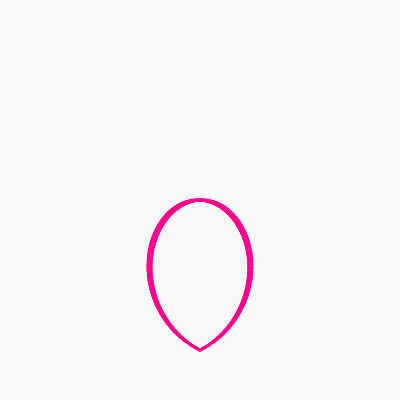
Frame 1 (no input)
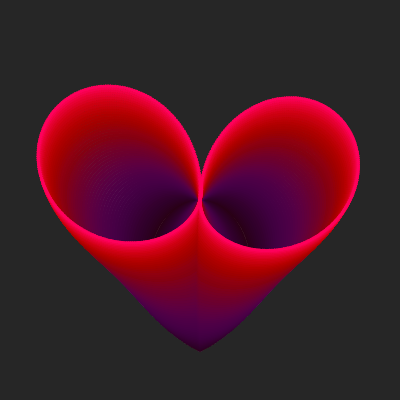
Frame 60 (no input)
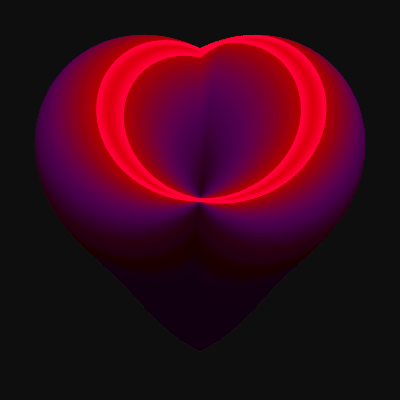
Frame 120 (the mouse pressed at the canvas centre since frame 60)

The p5.js sketch that drew these frames (run headless with seeded random() and noise() and a simulated clock; from frame 60 on, the mouse is pressed at the canvas centre):

// p5.js sketch
// ── sketch.js
function setup() {
  createCanvas(400, 400);
}

function draw() {
  background(0, 8);

  strokeWeight(3);
  let r = 150;
  let a = (frameCount * 0.1) ;
  translate(width / 2, height / 2);
  let pcount = 500;
  
  for (let i = 0; i < pcount; i++) {
    stroke(255, 0, 255 * (sin(a) * 0.5 + 0.5));
    let theta = (i * PI) / pcount*2;
    let alpha =
      (1 / r) * 0.5 * sin(theta) * abs(r * cos(theta)) -
      cos((a * PI) / 11) * sin(theta) -
      sin((a * PI) / 11) * cos(theta);
    let x = r * alpha * cos(theta);
    let y = r * alpha * sin(theta);
    point(x, -y);
  }
  
  for (let i = 0; i < pcount; i++) {
    stroke(255, 0, 255 * (sin(a) * 0.5 + 0.5));
    let theta = (i * PI) / pcount*2;
    let alpha =
      (1 / r) * 0.5 * sin(theta) * abs(r * cos(theta)) -
      cos((a * PI) / 12) * sin(theta) -
      sin((a * PI) / 12) * cos(theta);
    let x = r * alpha * cos(theta);
    let y = r * alpha * sin(theta);
    point(-x, -y);
  }
}
